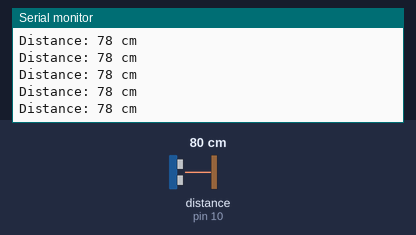
Bench run of a sketch on a simulated Arduino Uno, built with avr-gcc and run on an emulated ATmega328P. Parts: the last lines printed to the serial monitor. Wiring (inferred from the names in the program): ultrasonic range finder: trigger pin 9; echo pin 10. Inputs (shaded band) come from the test bench; at power-on: distance to the obstacle (sensor on pin 10) 80 cm. The echo pulse lasts 58.3 µs per cm.

Above: at 1.2 s.
1.3 s: distance to the obstacle (sensor on pin 10) set to 2 cm
At 1.7 s:
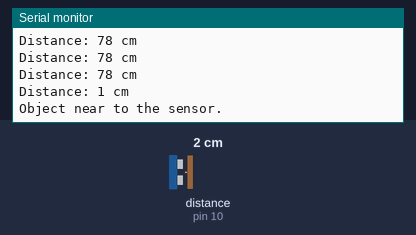
3.8 s: distance to the obstacle (sensor on pin 10) set to 4 cm
At 5.1 s:
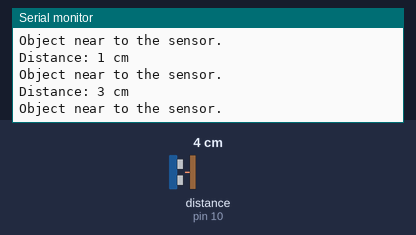
5.3 s: distance to the obstacle (sensor on pin 10) set to 9 cm
At 6.1 s:
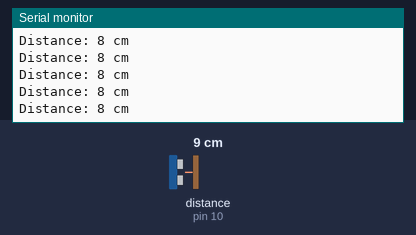
8.3 s: distance to the obstacle (sensor on pin 10) set to 18 cm
Timing chart, 0 to 8.4 s (numbered marks = the images above; inputs shaded):
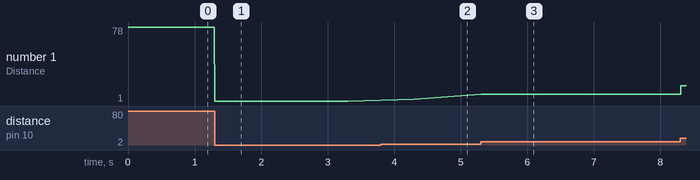

The sketch:

ultrasonic_and_buzzer.ino
```cpp
//ULTRASONIC SENSOR WITH A PIEZO BUZZER.

#define echoPin 10        // attach a digital pin from Arduino to pin Echo of HC-SR04
#define trigPin 9         // attach a digital pin from Arduino to pin Trig of HC-SR04
const int buz=9;          // buzzer is connected to the Arduino's pin 9
long duration;            // variable for the duration of sound wave travel
int distance;             // variable for the distance measurement
void setup()
{
  pinMode(trigPin, OUTPUT);     // Sets the trigPin as an OUTPUT pin
  pinMode(echoPin, INPUT);      // Sets the echoPin as an INPUT pin
  pinMode(buz,OUTPUT);          // sets the buzzer S pin as an OUTPUT pin
  Serial.begin(115200);         // Serial Communication is starting with 115200 of baudrate speed / data transmission speed
}
void loop()
{
  digitalWrite(trigPin, LOW);
  delayMicroseconds(2);                  // Sets the trigPin HIGH (ACTIVE) for 2 microseconds
  int buz_state = digitalRead(buz);
  digitalWrite(trigPin, HIGH);
  delayMicroseconds(10);
  digitalWrite(trigPin, LOW);            // Reads the echoPin, returns the sound wave travel time in microseconds
  duration = pulseIn(echoPin, HIGH);     // Calculating the distance
  distance = duration * 0.034 / 2;       // Speed of sound wave divided by 2 (go and back)
  Serial.print("Distance: ");
  Serial.print(distance);                // printing the value of distance in cms.
  Serial.println(" cm");
  if(distance<5)                         // checking the condition for whether the distance is less than 5 cms
  {
    Serial.println("Object near to the sensor.");
    digitalWrite(buz_state,HIGH);               // will switch on the buzzer
    delay(500);
    digitalWrite(buz_state,LOW);                // will switch off the buzzer
    delay(500);
  }
}


// delay() = It is
```

Measured:
- after the input at 1.3 s, the serial monitor: prints a new line at once (image 1)
- after the input at 3.8 s, the serial monitor: prints a new line after 0.50 s (image 2)
- after the input at 5.3 s, the serial monitor: prints a new line at once (image 3)
- plotted number 1: 78 → 1 after the input at 1.3 s, 1 → 3 after the input at 3.8 s, 3 → 8 after the input at 5.3 s, 8 → 17 after the input at 8.3 s
